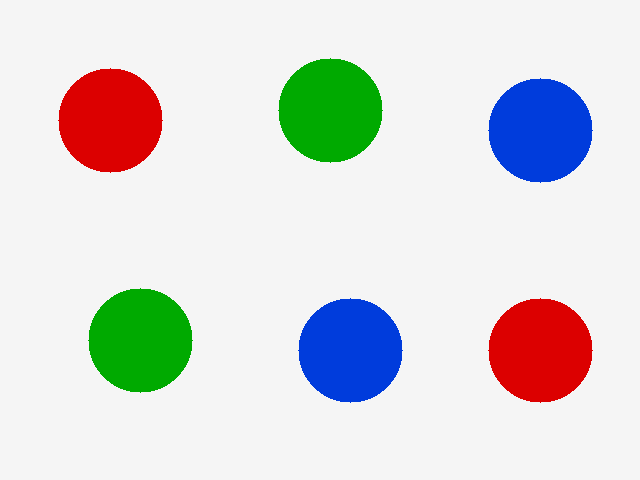
#> input picture sample_inputs/sample_objects.png, 640 x 480 px
$ python colorcount_cv.py sample_inputs/sample_objects.png '->' static image
#> lines starting #> are read from the running program, lines starting #| are printed output that depends on the picture; after the words box and inside, x2 and y2 are one past the last pixel; in counts of white or black regions, pixels touching at a corner belong together
"""
ColorCount CV
Real-Time Color-Based Object Detection and Counting System

Usage:
    python colorcount_cv.py                       -> live webcam
    python colorcount_cv.py sample_inputs/sample_objects.png   -> static image
    python colorcount_cv.py sample_inputs/sample_video.avi     -> recorded video

Controls:
    Q - Quit the application
    S - Save a screenshot of the detection results
        (also saves the color masks if the mask window is open)
    M - Show / hide the color mask window

Features:
    - Detects RED, GREEN, and BLUE objects using HSV color segmentation.
    - Uses Gaussian blur and morphological operations to reduce noise.
    - Detects object boundaries using contour detection.
    - Displays bounding boxes, color labels, and object counts.
    - Shows the binary color masks used for detection (press M).
    - Works on a live webcam feed, a static image, or a recorded video.
    - Saves processed screenshots in the screenshots folder.

Note:
    This is classical computer vision using OpenCV,
    not AI-based object recognition.
"""

import sys
import cv2
import numpy as np
import os
from datetime import datetime


# ==========================================
# 1. SETTINGS
# ==========================================

CAMERA_INDEX = 0
FRAME_WIDTH = 640
FRAME_HEIGHT = 480

# Ignore tiny contours/noise below this area.
MIN_CONTOUR_AREA = 500

# File extensions treated as static images (anything else = video file).
IMAGE_EXTENSIONS = (".png", ".jpg", ".jpeg", ".bmp", ".webp")

# Screenshots are always saved next to this script.
SCRIPT_DIR = os.path.dirname(os.path.abspath(__file__))
SCREENSHOT_DIR = os.path.join(SCRIPT_DIR, "screenshots")

# Window names.
MAIN_WINDOW = "ColorCount CV - Live Detection"
MASK_WINDOW = "ColorCount CV - Color Masks"

# HSV color ranges. OpenCV hue range is 0-179.
# Red uses two ranges because it wraps around the HSV scale.

COLOR_RANGES = {
    "RED": [
        (np.array([0, 100, 70]), np.array([10, 255, 255])),
        (np.array([170, 100, 70]), np.array([179, 255, 255])),
    ],

    "GREEN": [
        (np.array([35, 70, 50]), np.array([85, 255, 255])),
    ],

    "BLUE": [
        (np.array([90, 70, 50]), np.array([130, 255, 255])),
    ],
}

# Bounding box colors in BGR format.

BOX_COLORS = {
    "RED": (0, 0, 255),
    "GREEN": (0, 255, 0),
    "BLUE": (255, 0, 0),
}

# Kernel for morphological operations.

KERNEL = np.ones((5, 5), np.uint8)


# ==========================================
# 2. BUILD COLOR MASK
# ==========================================

def build_color_mask(hsv_frame, ranges):
    """
    Combine HSV masks for a specific color
    and reduce small image noise.
    """

    combined_mask = np.zeros(
        hsv_frame.shape[:2],
        dtype=np.uint8
    )

    for lower, upper in ranges:

        mask = cv2.inRange(
            hsv_frame,
            lower,
            upper
        )

        combined_mask = cv2.bitwise_or(
            combined_mask,
            mask
        )

    # Opening removes small white specks.
    combined_mask = cv2.morphologyEx(
        combined_mask,
        cv2.MORPH_OPEN,
        KERNEL
    )

    # Closing fills small gaps.
    combined_mask = cv2.morphologyEx(
        combined_mask,
        cv2.MORPH_CLOSE,
        KERNEL
    )

    return combined_mask


# ==========================================
# 3. DETECT AND COUNT OBJECTS
# ==========================================

def detect_objects(frame, hsv_frame):
    """
    Detect colored regions, draw bounding boxes,
    display labels, and return object counts.
    """

    counts = {
        "RED": 0,
        "GREEN": 0,
        "BLUE": 0
    }

    masks = {}

    for color_name, ranges in COLOR_RANGES.items():

        # Create a binary mask for the selected color.
        mask = build_color_mask(
            hsv_frame,
            ranges
        )

        masks[color_name] = mask

        # Find outer boundaries of detected regions.
        contours, _ = cv2.findContours(
            mask,
            cv2.RETR_EXTERNAL,
            cv2.CHAIN_APPROX_SIMPLE
        )

        for contour in contours:

            area = cv2.contourArea(contour)

            # Ignore small regions considered noise.
            if area < MIN_CONTOUR_AREA:
                continue

            # Get the bounding rectangle.
            x, y, w, h = cv2.boundingRect(contour)

            counts[color_name] += 1

            box_color = BOX_COLORS[color_name]

            # Draw bounding box.
            cv2.rectangle(
                frame,
                (x, y),
                (x + w, y + h),
                box_color,
                2
            )

            # Display color label and contour area.
            cv2.putText(
                frame,
                f"{color_name} ({int(area)} px)",
                (x, max(y - 8, 20)),
                cv2.FONT_HERSHEY_SIMPLEX,
                0.55,
                box_color,
                2,
                cv2.LINE_AA
            )

    return frame, counts, masks


# ==========================================
# 4. DRAW DASHBOARD
# ==========================================

def draw_dashboard(frame, counts):
    """
    Display the application title,
    individual color counts, total count,
    and keyboard instructions.
    """

    total = sum(counts.values())

    # Create a dark dashboard panel.
    overlay = frame.copy()

    cv2.rectangle(
        overlay,
        (8, 8),
        (250, 125),
        (25, 25, 25),
        -1
    )

    cv2.addWeighted(
        overlay,
        0.72,
        frame,
        0.28,
        0,
        frame
    )

    # Application title.
    cv2.putText(
        frame,
        "ColorCount CV",
        (18, 32),
        cv2.FONT_HERSHEY_SIMPLEX,
        0.7,
        (255, 255, 255),
        2
    )

    # Red count.
    cv2.putText(
        frame,
        f"RED: {counts['RED']}",
        (18, 58),
        cv2.FONT_HERSHEY_SIMPLEX,
        0.58,
        BOX_COLORS["RED"],
        2
    )

    # Green count.
    cv2.putText(
        frame,
        f"GREEN: {counts['GREEN']}",
        (18, 82),
        cv2.FONT_HERSHEY_SIMPLEX,
        0.58,
        BOX_COLORS["GREEN"],
        2
    )

    # Blue count.
    cv2.putText(
        frame,
        f"BLUE: {counts['BLUE']}",
        (18, 106),
        cv2.FONT_HERSHEY_SIMPLEX,
        0.58,
        BOX_COLORS["BLUE"],
        2
    )

    # Total detected objects.
    cv2.putText(
        frame,
        f"TOTAL OBJECTS: {total}",
        (frame.shape[1] - 250, 32),
        cv2.FONT_HERSHEY_SIMPLEX,
        0.65,
        (255, 255, 255),
        2
    )

    # Keyboard instructions.
    cv2.putText(
        frame,
        "S: Save | M: Masks | Q: Quit",
        (frame.shape[1] - 280, frame.shape[0] - 15),
        cv2.FONT_HERSHEY_SIMPLEX,
        0.45,
        (255, 255, 255),
        1
    )

    return frame


# ==========================================
# 5. COLOR MASK VIEW
# ==========================================

# [24 lines left out: function build_mask_view, not called in this run]


# ==========================================
# 6. PROCESS ONE FRAME
# ==========================================

def process_frame(frame):
    """
    Run the full pipeline on one BGR frame:
    resize -> blur -> HSV -> masks -> contours -> overlays.
    Returns the processed frame, the counts, and the masks.
    """

    # IMAGE OPERATIONS
    # Resize the image.
    frame = cv2.resize(
        frame,
        (FRAME_WIDTH, FRAME_HEIGHT)
    )

    # Apply Gaussian blur.
    blurred = cv2.GaussianBlur(
        frame,
        (5, 5),
        0
    )

    # Convert BGR to HSV.
    hsv_frame = cv2.cvtColor(
        blurred,
        cv2.COLOR_BGR2HSV
    )

    # IMAGE SEGMENTATION AND ANALYSIS
    processed_frame, counts, masks = detect_objects(
        frame.copy(),
        hsv_frame
    )

    # Draw the dashboard.
    processed_frame = draw_dashboard(
        processed_frame,
        counts
    )

    return processed_frame, counts, masks


# ==========================================
# 7. SAVE SCREENSHOT
# ==========================================

# [40 lines left out: function save_screenshot, not called in this run]


# ==========================================
# 8. MAIN APPLICATION
# ==========================================

def open_source(source):
    """
    Decide what to process.
    Returns (camera, image): camera is a VideoCapture for the
    webcam or a video file, image is a loaded static image.
    Exactly one of them is not None; both None means failure.
    """

    # No argument: live webcam.
    if source is None:

        camera = cv2.VideoCapture(CAMERA_INDEX)

        if not camera.isOpened():

            print("ERROR: Could not open the webcam.")
            print("Try closing other apps using the camera.")
            print("You may also change CAMERA_INDEX.")

            return None, None

        camera.set(cv2.CAP_PROP_FRAME_WIDTH, FRAME_WIDTH)
        camera.set(cv2.CAP_PROP_FRAME_HEIGHT, FRAME_HEIGHT)

        return camera, None

    # A file path was given.
    if not os.path.isfile(source):

        print(f"ERROR: File not found: {source}")

        return None, None

    # Static image.
    if source.lower().endswith(IMAGE_EXTENSIONS):

        image = cv2.imread(source)

        if image is None:

            print(f"ERROR: Could not read the image: {source}")

            return None, None

        return None, image

    # Recorded video.
    video = cv2.VideoCapture(source)

    if not video.isOpened():

        print(f"ERROR: Could not open the video: {source}")

        return None, None

    return video, None


def main():

    # Optional first argument: path to an image or video file.
    source = sys.argv[1] if len(sys.argv) > 1 else None
    is_webcam = source is None

    camera, static_image = open_source(source)
#> in open_source, image is the input picture: shape (480, 640, 3); mean B, G, R 216.5, 217.1, 216.5

    if camera is None and static_image is None:
        return

    print("====================================")
    print("       ColorCount CV Started")
    print("====================================")
    print("Input: " + ("live webcam" if is_webcam else source))
    print("Press S to save a screenshot.")
    print("Press M to show/hide the color masks.")
    print("Press Q to quit.")
    print("====================================")

    show_masks = False

    try:

        # Continue processing frames.
        while True:

            # Get the next frame.
            if static_image is not None:

                frame = static_image.copy()

            else:

                success, frame = camera.read()

                if not success:

                    # A video file simply ends; a webcam failing is an error.
                    if is_webcam:
                        print("ERROR: Could not read webcam frame.")
                    else:
                        print("End of video.")

                    break

                # Mirror the webcam view only (not files).
                if is_webcam:
                    frame = cv2.flip(frame, 1)

            processed_frame, counts, masks = process_frame(frame)
#> in process_frame, `hsv_frame = cv2.cvtColor( blurred, cv2.COLOR_BGR2HSV )`: hsv_frame: shape (480, 640, 3); mean H, S, V 10.5, 42.1, 238.1
#> the loop in detect_objects, `for color_name, ranges in COLOR_RANGES.items():` made 3 passes
#> pass 1, in detect_objects, `mask = build_color_mask( hsv_frame, ranges )`:
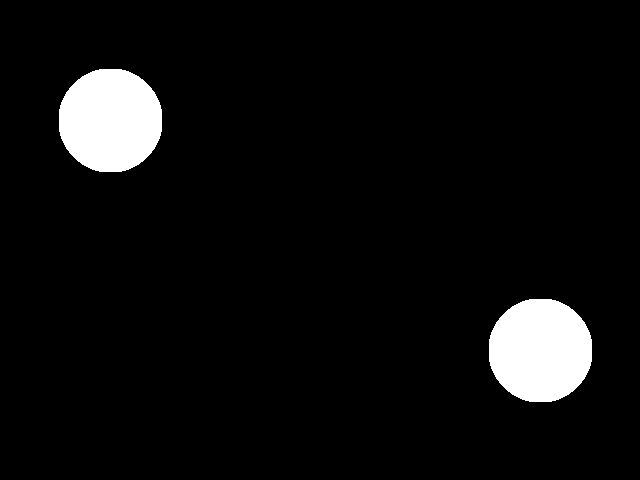
#> mask: shape (480, 640); 5.6% white; 2 white regions, box (x1, y1, x2, y2) and area: (59, 69, 162, 172) 8533, (489, 299, 592, 402) 8533
#> pass 2, in detect_objects, `mask = build_color_mask( hsv_frame, ranges )`:
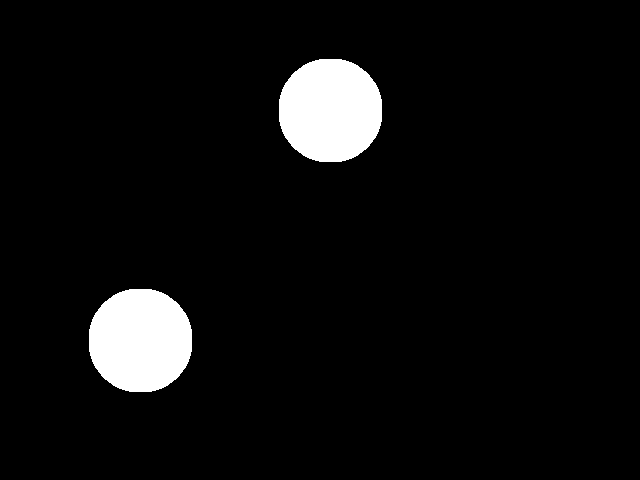
#> mask: shape (480, 640); 5.6% white; 2 white regions, box (x1, y1, x2, y2) and area: (279, 59, 382, 162) 8593, (89, 289, 192, 392) 8593
#> pass 3, in detect_objects, `mask = build_color_mask( hsv_frame, ranges )`:
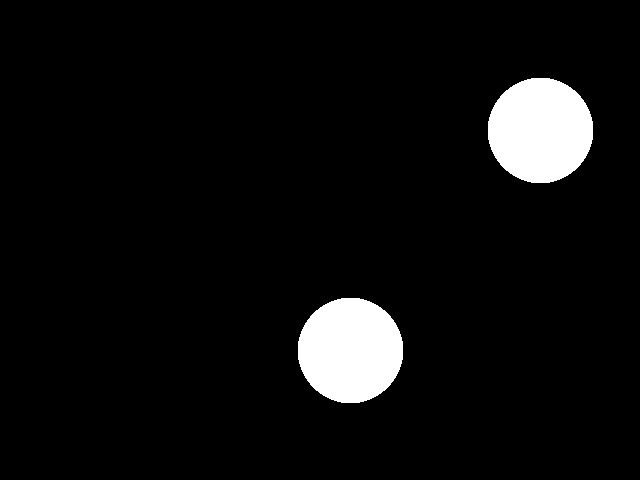
#> mask: shape (480, 640); 5.7% white; 2 white regions, box (x1, y1, x2, y2) and area: (488, 78, 593, 183) 8717, (298, 298, 403, 403) 8717
#> after the loop in detect_objects, `for color_name, ranges in COLOR_RANGES.items():`: frame: shape (480, 640, 3); mean H, S, V 209.1, 209.6, 208.8
#> after the loop in detect_objects, `for color_name, ranges in COLOR_RANGES.items():`: counts = {'RED': 2, 'GREEN': 2, 'BLUE': 2}; masks = 3 items
#> in process_frame, `processed_frame, counts, masks = detect_objects( frame.copy(), hsv_fra..`: counts = {'RED': 2, 'GREEN': 2, 'BLUE': 2}; masks = 3 items
#> in draw_dashboard, `total = sum(counts.values())`: total = 6
#> in draw_dashboard, `cv2.rectangle( overlay, (8, 8), (250, 125), (25, 25, 25), -1 )`: overlay: shape (480, 640, 3); mean H, S, V 193.8, 194.3, 188.6
#> in draw_dashboard, `cv2.addWeighted( overlay, 0.72, frame, 0.28, 0, frame )`: frame: shape (480, 640, 3); mean H, S, V 198.2, 198.6, 194.3
#> in draw_dashboard, `cv2.putText( frame, "ColorCount CV", (18, 32), cv2.FONT_HERSHEY_SIMPLE..`: frame: shape (480, 640, 3); mean H, S, V 198.7, 199.2, 194.9
#> in draw_dashboard, `cv2.putText( frame, f"RED: {counts['RED']}", (18, 58), cv2.FONT_HERSHE..`: frame: shape (480, 640, 3); mean H, S, V 198.6, 199.1, 195.1
#> in draw_dashboard, `cv2.putText( frame, f"GREEN: {counts['GREEN']}", (18, 82), cv2.FONT_HE..`: frame: shape (480, 640, 3); mean H, S, V 198.5, 199.5, 194.9
#> in draw_dashboard, `cv2.putText( frame, f"BLUE: {counts['BLUE']}", (18, 106), cv2.FONT_HER..`: frame: shape (480, 640, 3); mean H, S, V 198.8, 199.4, 194.8
#> in draw_dashboard, `cv2.putText( frame, f"TOTAL OBJECTS: {total}", (frame.shape[1] - 250, ..`: frame: shape (480, 640, 3); mean H, S, V 198.8, 199.4, 194.8
#> in draw_dashboard, `cv2.putText( frame, "S: Save | M: Masks | Q: Quit", (frame.shape[1] - ..`: frame: shape (480, 640, 3); mean H, S, V 198.8, 199.4, 194.9
#> counts = {'RED': 2, 'GREEN': 2, 'BLUE': 2}; masks = 3 items

            # Display processed frame.
            cv2.imshow(
                MAIN_WINDOW,
                processed_frame
            )

            # Display the segmentation masks when enabled.
            mask_view = None

            if show_masks:

                mask_view = build_mask_view(
                    masks,
                    processed_frame.shape
                )

                cv2.imshow(MASK_WINDOW, mask_view)

            # KEYBOARD CONTROLS
            # Webcam: poll quickly. Image/video files: slower polling
            # so a static image does not use 100% CPU.
            key = cv2.waitKey(1 if is_webcam else 30) & 0xFF
#> (key q is pressed here)

            # Press Q to quit.
            if key == ord("q"):
                print("Closing ColorCount CV...")
                break

            # Press S to save a screenshot.
            elif key == ord("s"):
                save_screenshot(processed_frame, mask_view)

            # Press M to toggle the mask window.
            elif key == ord("m"):

                show_masks = not show_masks

                if not show_masks:
                    cv2.destroyWindow(MASK_WINDOW)

    finally:

        # Release the video source after the loop ends.
        if camera is not None:
            camera.release()

        # Close all OpenCV windows.
        cv2.destroyAllWindows()

        print("ColorCount CV closed.")


# ==========================================
# 9. RUN APPLICATION
# ==========================================

if __name__ == "__main__":
    main()
